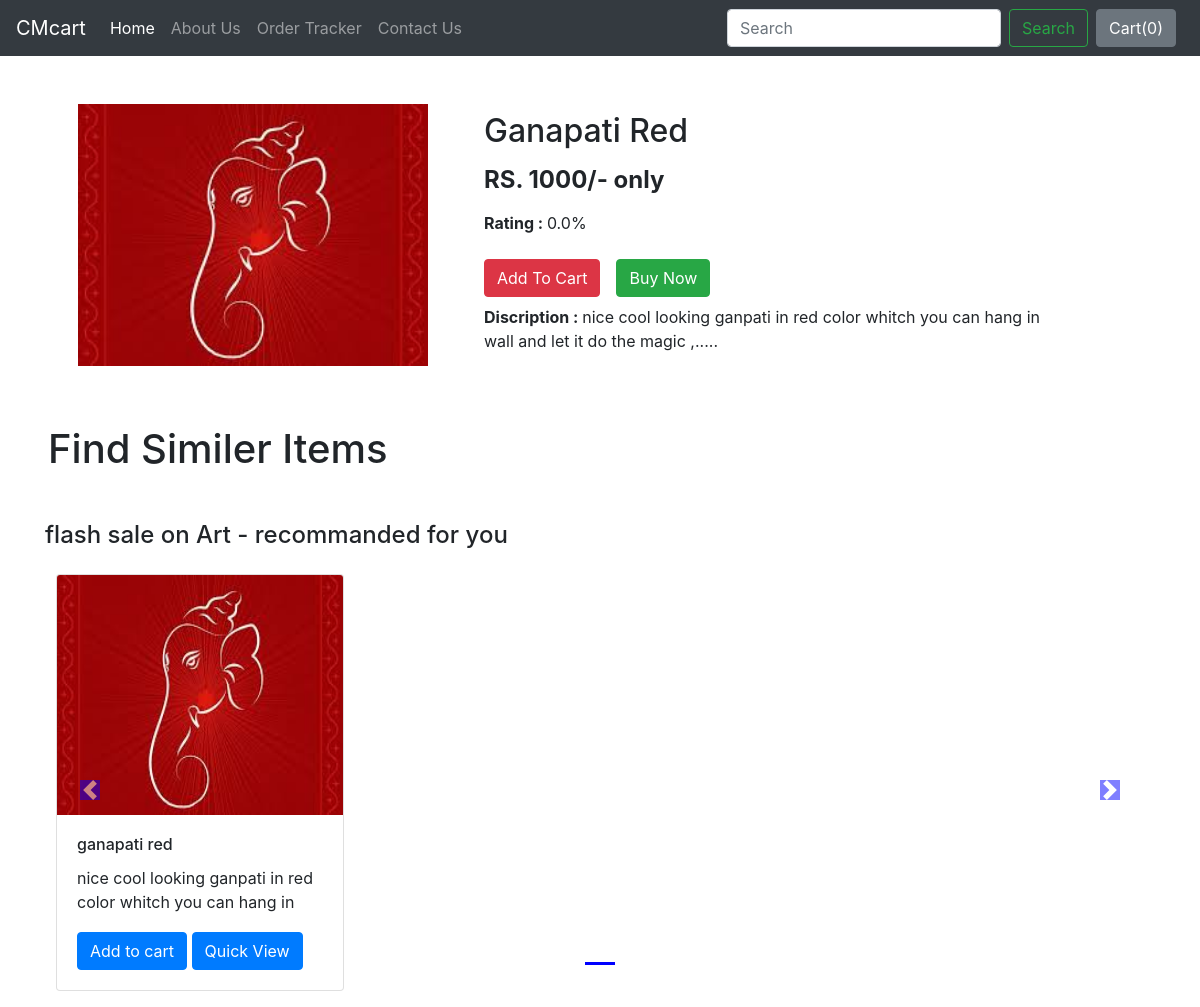
The page /shop/product/7 on the database its author committed.
### shop/models.py (models this page shows)
class Product(models.Model):
    product_id = models.AutoField
    product_name = models.CharField( max_length =  50)
    product_category = models.CharField(max_length = 50 , default = '')
    product_sub_category = models.CharField(max_length = 50 , default = '')
    product_prize = models.IntegerField(default=0)
    product_pub_date = models.DateField()
    product_disc = models.CharField( max_length = 300)
    product_image = models.ImageField(default='', upload_to="shop/image")
    product_rating = models.FloatField(max_length= 5.0 , default= 0.0 )
    def __str__(self) :
        return self.product_name

### shop/views.py (the view)
# urls.py: path('product/<int:id>', views.ProductView, name="productView"),
def ProductView(request, id):
    product = Product.objects.filter(id=id)
    prodcat = product[0].product_category
    simiprod = Product.objects.filter(product_category=prodcat)
    print(simiprod)
    n = len(simiprod)
    n_slide = n//4 + ceil(n/4 - n//4)
    params = {'product':product[0], 'simiprod' : [[simiprod,range(1,n_slide), n_slide ], ] }
    return render(request,'shop/product.html',params)

### shop/templates/shop/product.html (shortened to what this page needs)
{% extends "shop/basic.html"  %}
{% block body %}
<div class="container-fluid">
    <div class="row  mx-5 my-5 ">
        <div class="col-md-4" >
            <img src="/media/{{product.product_image}}" id="prodImg" />
        </div>
        <div class="col-md-8" >
            <div class="row my-2 mx-5">
                <h2>{{product.product_name|title}}</h2>
            </div>
            <div class="row my-2 mx-5 ">
                <h4><b>RS. {{product.product_prize}}/- only</b></h4>
            </div>
            <div class="row  mx-5 ">
                <p><b>Rating : </b>{{product.product_rating}}%</p>
            </div>
            <div class="row my-2 mx-5 ">
                <button class="btn btn-info btn-danger cart  ">  Add To Cart  </button>
                <a href="/shop/checkout/{{product.id}}"><button class="btn btn-success mx-3">  Buy Now  </button></a>
            </div>
            <div class="row my-2 mx-5 my-1">
                <p><b>Discription : </b>{{product.product_disc}}</p>
            </div>
        </div>
    </div>
</div>
<h1 class="mx-5 my-5">Find Similer Items</h1>
<div class="container">
        {% for product , range , n_side in simiprod %}
        <h4 calss="my-4"> flash sale on {{ product.0.product_category }} - recommanded for you </h4>
        <div CLass="row">
        <div id="demo{{ forloop.counter }}" class="col carousel slide my-3" data-ride="carousel">
            <ul class="carousel-indicators">
                <li data-target="#demo{{ forloop.counter }}" data-slide-to="0" class="active"></li>
            </ul>
            <div class="carousel-item active">
                {% for i in product %}
                <div class="col-xs-3 col-sm-3 col-md-3">
                    <div class="card" style="width: 18rem;">
                        <img src='/media/{{ i.product_image }}' class="card-img-top" alt="...">
                        <div class="card-body">
                            <h6 class="card-title">{{i.product_name}}</h6>
                            <p class="card-text">{{ i.product_disc }}</p>
                            <button id="pr{{i.id}}" class="btn btn-primary cart">Add to cart</button>
                            <a href="/shop/product/{{ i.id }}"> <button id="qv{{i.id}}" class="btn btn-primary">Quick View</button></a>
                        </div>
                    </div>
                </div>
                {% endfor %}
            </div>
        </div>
            <a class="carousel-control-prev" href="#demo{{ forloop.counter }}" data-slide="prev">
                <span class="carousel-control-prev-icon"></span>
            </a>
            <a class="carousel-control-next" href="#demo{{ forloop.counter }}" data-slide="next">
                <span class="carousel-control-next-icon"></span>
            </a>
        </div>
        {% endfor %}
    </div>
{% endblock %}

### rows shown on the page
Product: product_image (picture), product_name "Ganapati Red", product_prize "1000", product_rating "0.0", product_disc "nice cool looking ganpati in red color whitch you can hang in wall and let it do the magic ,.....", product_category "Art", product_name "ganapati red", product_disc "nice cool looking ganpati in red color whitch you can hang in…"
